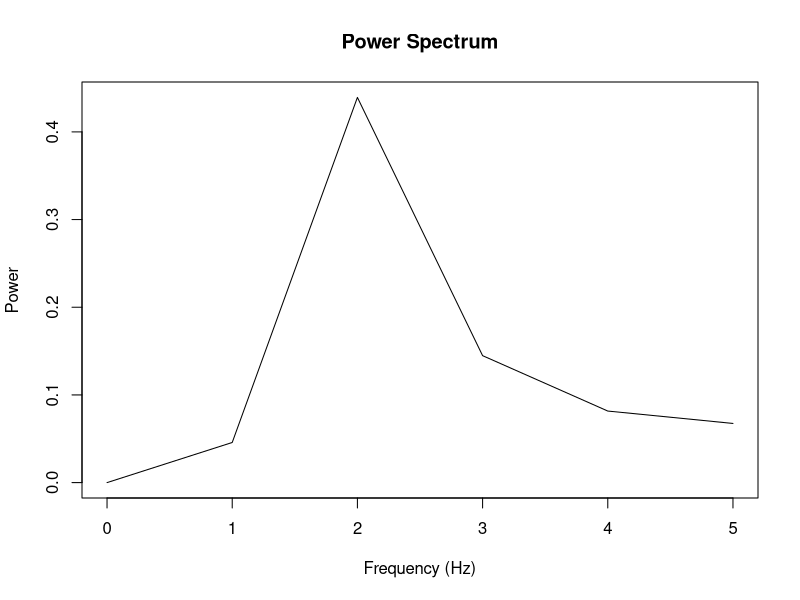

Write the R code that produced this figure.
## ---- chunk 1
z <- 3+4i # Complex number
Mod(z)    # Power from the complex number
Arg(z)    # Phase from the complex number
## ---- chunk 2
fs <- 10 # Sampling frequency
t <- seq( 0, 1, 1/fs )
f <- sin( 2*pi*2*t )
fft_data <- fft( f ) # FFT of the data
n <- length( fft_data ) # Length of the fft data

## ---- chunk 3
# Normalizing the fft data and removing the conjugate values
fft_data <- ( fft_data/n )[1:((n-1)/2+1)]
power <- Mod( fft_data ) # Power values
freq <- seq( 0, fs/2 ) # Frequency values
fc <- freq[power==max(power)] # Frequency of the system
plot( freq, power, type='l', xlab="Frequency (Hz)", ylab="Power", main="Power Spectrum" )
